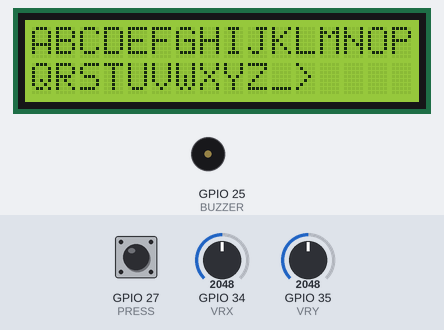
Simulated run of this sketch. Board: ESP32. On the bench: 16×2 character LCD, buzzer (waves = sounding, pin HIGH). Inputs (shaded band) come from the test bench; at power-on: GPIO 34 (VRX) = 2048, GPIO 35 (VRY) = 2048, GPIO 27 (PRESS) HIGH. What the sketch prints to the serial monitor is not drawn.

Above: at 1.2 s.
1.3 s: GPIO 34 (VRX) set to 3940
At 1.36 s:
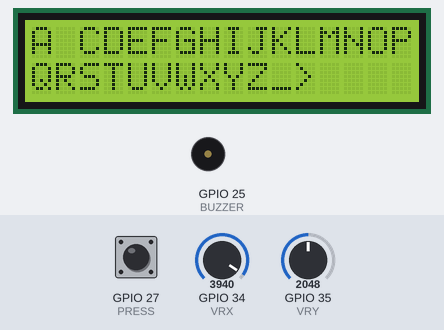
4.0 s: GPIO 35 (VRY) set to 3940
At 4.22 s:
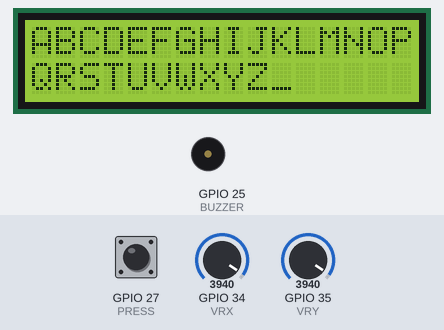
6.8 s: GPIO 27 (PRESS) pulled LOW for 3.2 s
At 10.7 s:
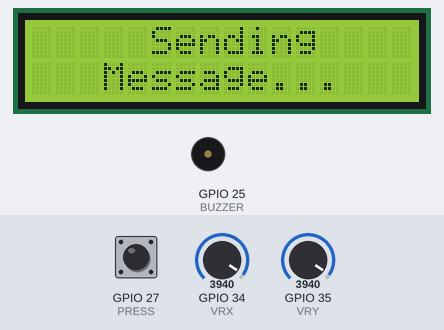
Timing chart, 0 to 17.6 s (numbered marks = the images above; inputs shaded):
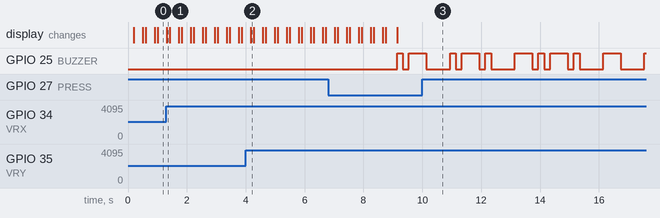

The sketch:

main.ino
```cpp
#include <Wire.h>
#include <LiquidCrystal_I2C.h>
#define PRESS 27
#define VRX   34
#define VRY   35
#define BUZZER 25

LiquidCrystal_I2C lcd(0x27, 16, 2);
int row = 0;
int column = 0;

int message[48];
int length = 0;
const char* morse[26] = {"12" , "2111" , "2121" ,"211" , "1" , "1121" , "221" , "1111" , "11" , "1222" , "212" , "1211" , "22" , "21" ,"222" , "1221" ,"2212" , "121" , "111" , "2" , "112" , "1112" , "122" , "2112" , "2122" , "2211"};
void setup() {
  Serial.begin(115200);
  Wire.begin(21, 22);
  lcd.init();
  lcd.backlight();

  lcd.setCursor(0, 0);
  lcd.print("ABCDEFGHIJKLMNOP");
  lcd.setCursor(0, 1);
  lcd.print("QRSTUVWXYZ_>");
  pinMode(BUZZER, OUTPUT);
  pinMode(PRESS, INPUT_PULLUP);
  pinMode(VRX , INPUT);
  pinMode(VRY , INPUT);
  memset(message, 0, sizeof(message));
}

void send_message() {
  lcd.init();
  lcd.backlight();
  lcd.setCursor(5, 0);
  lcd.print("Sending");
  lcd.setCursor(3, 1);
  lcd.print("Message...");

  for (int i = 0 ; i < length ; i++ ) {
    if (message[i] == -1) {
      delay(2500);
      Serial.print(" / ");
    }
    else {
      for (int j = 0; morse[message[i]][j] != '\0'; j++) {
          if(morse[message[i]][j] == '1') {
            digitalWrite(BUZZER, HIGH);
            delay(200);
            digitalWrite(BUZZER, LOW);
            delay(200);
            Serial.print(".");
          }
          else {
            digitalWrite(BUZZER, HIGH);
            delay(600);
            digitalWrite(BUZZER, LOW);
            delay(200);
            Serial.print("_");
          }
      }
    }
    Serial.print(" ");
    delay(600);
  }
  Serial.println("");
}

void loop() {
  lcd.setCursor(column, row);
  lcd.print(" ");
  delay(100);
  lcd.setCursor(column, row);
  if ((row == 1) && (column == 10)){
    lcd.print("_");
  }
  else if ((row == 1) && (column == 11)) {
    lcd.print(">");
  }
  else {
    lcd.print((char) (65 + column + (row * 16)));
  }
  delay(100);

  int vrx = analogRead(VRX);
  int vry = analogRead(VRY);
  if (vrx > 3900) {
    if (row == 0) {
      column = (column+ 1) % 16;
    }
    else {
      column = (column+ 1) % 12;
    }

  }

  if (vrx < 100) {
    if (row == 0) {
      column = (column+ 15) % 16;
    }
    else {
      column = (column+ 11) % 12;
    }
  }

  if ((vry < 100) || (vry > 3900)) {
    if (row == 0) {
      row = 1;
      if (column > 11) {
        column = 11;
      }
    }
    else {
      row = 0;
    }
  }

  if (digitalRead(PRESS) == 0) {
    if (column == 10 && row == 1) {
      if(length > 47) {
        for (int i=0 ; i<3 ; i++) {
          digitalWrite(BUZZER, HIGH);
          delay(200);
          digitalWrite(BUZZER, LOW);
          delay(20);
        }
      }
      else {
        message[length] = -1;
        length++;
      }
    }
    else if (column == 11 && row == 1){
      send_message();
      memset(message, 0, sizeof(message));
      length = 0;
      lcd.init();
      lcd.backlight();

      lcd.setCursor(0, 0);
      lcd.print("ABCDEFGHIJKLMNOP");
      lcd.setCursor(0, 1);
      lcd.print("QRSTUVWXYZ_>");
      row = 0;
      column = 0;
    }
    else {
      if(length > 47) {
        for (int i=0 ; i<3 ; i++) {
          digitalWrite(BUZZER, HIGH);
          delay(200);
          digitalWrite(BUZZER, LOW);
          delay(20);
        }
      }
      else {
        message[length] = column + (row * 16);
        length++;
      }
    }
  }
}
```

Measured:
- after the input at 1.3 s, the display: changes at once (image 1)
- after the input at 4.0 s, the display: changes after 0.17 s (image 2)
- after the input at 6.8 s, GPIO 25 (BUZZER): LOW → HIGH after 2.3 s, → LOW 0.20 s later, → HIGH 0.20 s later, → LOW 0.60 s later, … (21 changes in this stretch)
